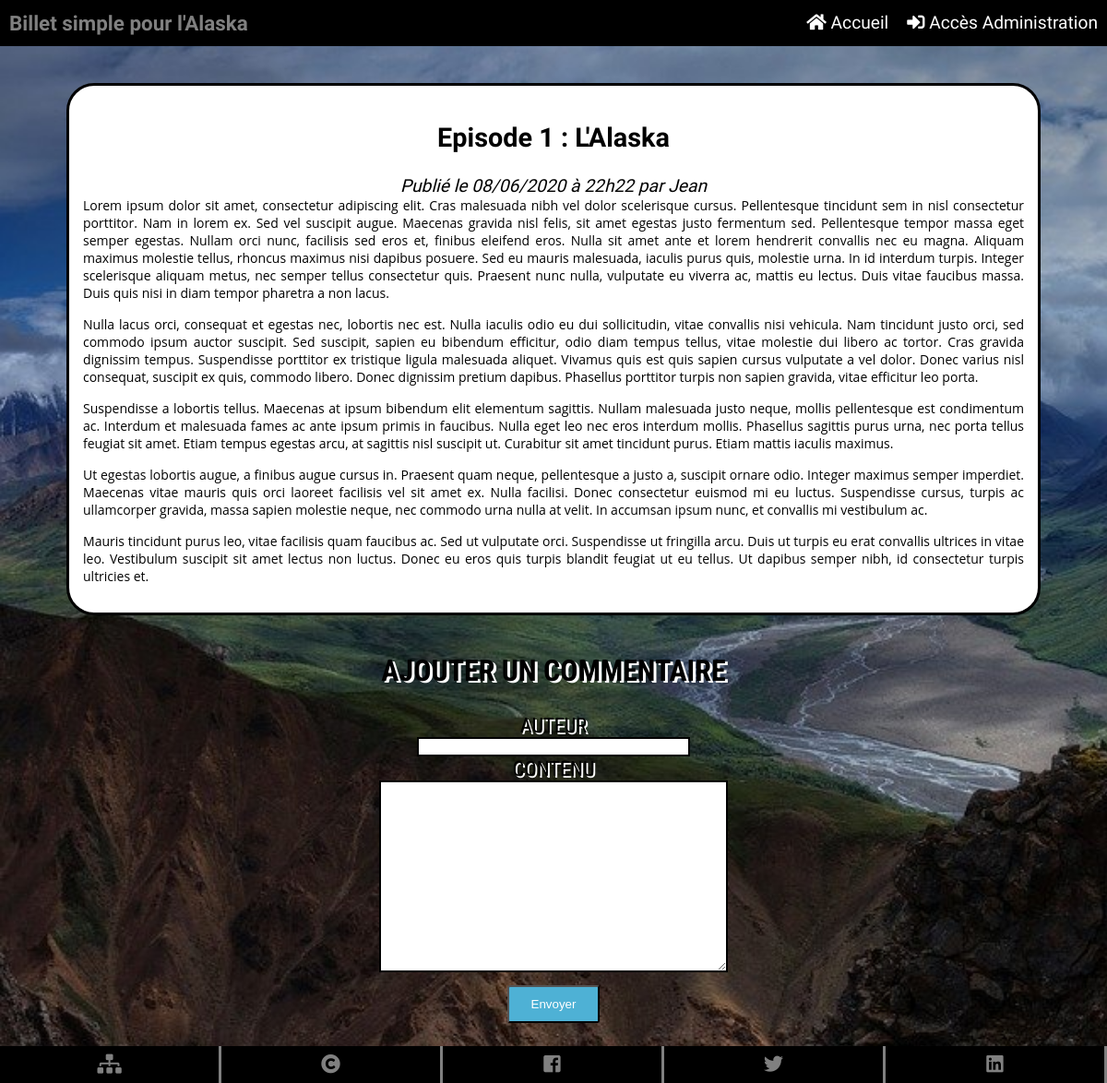
Page /index.php?action=post&id=1 on the committed database.
### tables this page shows
CREATE TABLE `images` (
  `img_id` int(11) NOT NULL,
  `post_id` int(11) NOT NULL,
  `img_nom` varchar(50) NOT NULL,
  `img_taille` varchar(50) NOT NULL,
  `img_type` varchar(50) NOT NULL
);

CREATE TABLE `posts` (
  `id` int(11) NOT NULL,
  `title` varchar(255) NOT NULL,
  `content` text NOT NULL,
  `author` varchar(255) NOT NULL,
  `creation_date` datetime NOT NULL
);

### model/PostManager.php (called while the page is built, shortened)
<?php
class PostManager extends Manager
{
    public function getPosts()
    {
        $db = $this->dbConnect();
        $req = $db->query('SELECT
                            posts.id, posts.title, posts.content, DATE_FORMAT(creation_date, \'%d/%m/%Y à %Hh%i\') AS creation_date_fr,
                            images.img_nom AS img
                            FROM posts
                            LEFT JOIN images ON id = images.post_id
                            ORDER BY creation_date DESC');
        $posts = $req->fetchAll();
        return $posts;
    }
    public function getPost($postId)
    {
        $db = $this->dbConnect();
        $req = $db->prepare('SELECT
                            posts.id, posts.title, posts.author, posts.content, DATE_FORMAT(creation_date, \'%d/%m/%Y à %Hh%i\') AS creation_date_fr,
                            images.img_nom AS img
                            FROM posts
                            LEFT JOIN images ON id = images.post_id
                            WHERE posts.id = ?');
        $req->execute(array($postId));
        $post = $req->fetch();
        return $post;
    }
}

### view/frontend/postView.php (the view, shortened to what this page needs)
<div id="post_wrapper">
    <article id="billet">
        <h1>Episode <?= $post['id'] ?> : <?= $post['title'] ?></h1>
        <em>Publié le <?= $post['creation_date_fr'] ?> par <?= $post['author'] ?></em>
        <?= html_entity_decode($post['content']) ?>
    </article>
    <article id="blocComments">
        <div id="addComments">
            <h2 class="titleComments">Ajouter un commentaire</h3>
            <form method="POST" action="index.php?action=addComment&amp;id=<?= $post['id'] ?>">
                <label for="author">Auteur</label><br>
                <input type="text" name="author" required><br>
                <label for="comment">Contenu</label><br>
                <textarea type="text"  name="comment" required></textarea><br>
                <input type="submit" class="boutons" value="Envoyer">
            </form>
        </div>
    </article>
</div>
<?php
    require('view/template.php');
?>

### public/css/style.css (style rules this page uses)
html { height : 100%; }
body { font-family : 'Roboto condensed', 'sans-serif'; min-height: 100%; margin: 0; padding: 0; position: relative; display: flex; flex-direction: column; justify-content: space-between; }
.boutons { background-color: #4EB1D5; color: #FFFFFF; border-radius: 3px; display: block; line-height: 35px; text-align: center; text-decoration: none; width: 100px; margin: auto; margin-top : 10px; margin-bottom : 10px; }
#post_wrapper { text-align: center; display: flex; flex-direction: column; margin-top : 40px; color: black; }
#billet { font-family: 'Nova Flat', 'cursive'; font-size: 1.2em; width: 85%; margin: auto; padding: 15px; background-color: white; border-radius: 30px; border : 3px solid black; word-break: break-word; }
#body_post input[type="text"] { width : 70%; border : 2px solid black; }
#body_post label { font-size : 1.4em; text-transform: uppercase; text-shadow: 2px 2px white; }
#body_post textarea { width : 90%; height : 200px; border : 2px solid black; }
#body_post form { width: 90%; margin: auto; }
#body_post .titleComments { font-size: 2em; text-transform: uppercase; text-shadow: 3px 2px white; }
#blocComments { display: flex; width: 95%; margin: auto; padding: 15px; }
#addComments { width: 40%; position: sticky; -webkit-position: sticky; align-self: flex-start; top: 0; }

### rows in the picture
images: post "1", post.title "L'Alaska", post.author "Jean", post.content "Lorem ipsum dolor sit amet, consectetur adipiscing elit. Cras malesuada nibh vel dolor scelerisque cursus. Pellentesque tincidunt sem in nisl consectetur porttitor. Nam in lorem ex. Sed vel suscipit augue. Maecenas gravida nisl felis, sit amet egestas justo fermentum sed. Pellentesque tempor massa eget semper egestas. Nullam orci nunc, facilisis sed eros et, finibus eleifend eros. Nulla sit amet ante et lorem hendrerit convallis nec eu magna. Aliquam maximus molestie tellus, rhoncus maximus nisi dapibus posuere. Sed eu mauris malesuada, iaculis purus quis, molestie urna. In id interdum turpis. Integer scelerisque aliquam metus, nec semper tellus consectetur quis. Praesent nunc nulla,…"

### other values in the picture
$post['creation_date_fr'] "08/06/2020 à 22h22"
